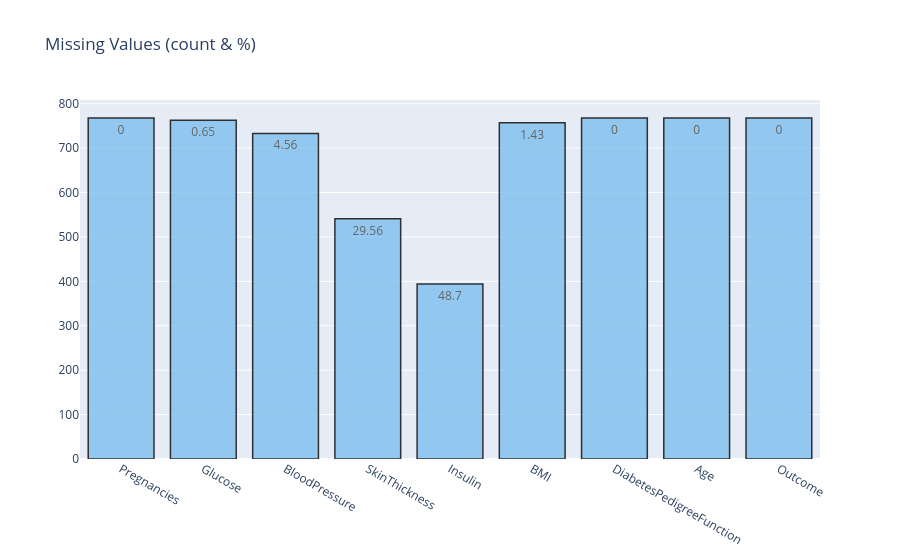

Notebook cell for this chart:
### Code cell
# Plotting 
missing_plot(data, 'Outcome')

### Figure 1 — Plotly figure (JSON) as saved in the notebook; plotly's stock layout.template omitted (floating-point values rounded to 4 significant figures)
{"data": [{"marker": {"color": "#7EC0EE", "line": {"color": "#000000", "width": 1.5}}, "opacity": 0.8, "text": [0.0, 0.65, 4.56, 29.56, 48.7, 1.43, 0.0, 0.0, 0.0], "textposition": "auto", "type": "bar", "x": ["Pregnancies", "Glucose", "BloodPressure", "SkinThickness", "Insulin", "BMI", "DiabetesPedigreeFunction", "Age", "Outcome"], "y": [768, 763, 733, 541, 394, 757, 768, 768, 768]}], "layout": {"title": {"text": "Missing Values (count & %)"}}}
